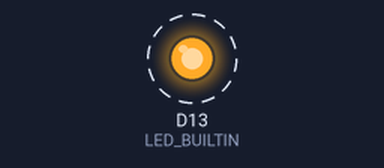
The sketch below on a simulated Arduino Zero (SAMD21). Shown: output pins drawn as LEDs (lit = HIGH). Dashed ring = blinking. What the sketch prints to the serial monitor is not drawn.

Above: at 0.2 s.
Timing chart, 0 to 3.0 s (numbered marks = the images above):
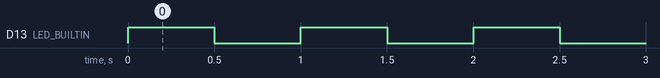

Measured:
- by itself, D13 (LED_BUILTIN): alternates HIGH for 0.50 s and LOW for 0.50 s

The sketch:

dev_atsamd21g18.ino
```cpp
// (licence header left out)
#include <stdint.h>
#include <string.h>
#include <stdbool.h>
#include <stdarg.h>

// ---------------------------------------------------------
static void _led_blink(void);
static void _iPrintf(const char *p_fmt, ...);
// ---------------------------------------------------------
// [Static関数]

static void _led_blink(void)
{
    static uint8_t led_val = 0;
    led_val = !led_val;
    digitalWrite(LED_BUILTIN, led_val);
}

static void _iPrintf(const char *p_fmt, ...)
{
    char buf[128];
    va_list args;

    va_start(args, p_fmt);
    vsnprintf(buf, sizeof(buf), p_fmt, args);
    va_end(args);

    SerialUSB.print(buf);
}
// ---------------------------------------------------------
void setup()
{
    // GPIO初期化
    pinMode(LED_BUILTIN, OUTPUT);

    // シリアル/UART初期化
    SerialUSB.begin(9600);
    while(!SerialUSB){
        ;
    }
    _iPrintf("ATSAMD21G18 F/W Development\r\n");
    _iPrintf("PCB: Arduino M0\r\n");
    _iPrintf("Clock: 48MHz\r\n");
    _iPrintf("ROM: 256KB\r\n");
    _iPrintf("RAM: 32KB\r\n");

    // アプリ初期化
    // NOP
}

void loop()
{
    static uint32_t s_val = 0;
    _iPrintf("printf() Test: val = %d\r\n", s_val);
    s_val++;

    _led_blink();

    delay(500);
}
```
